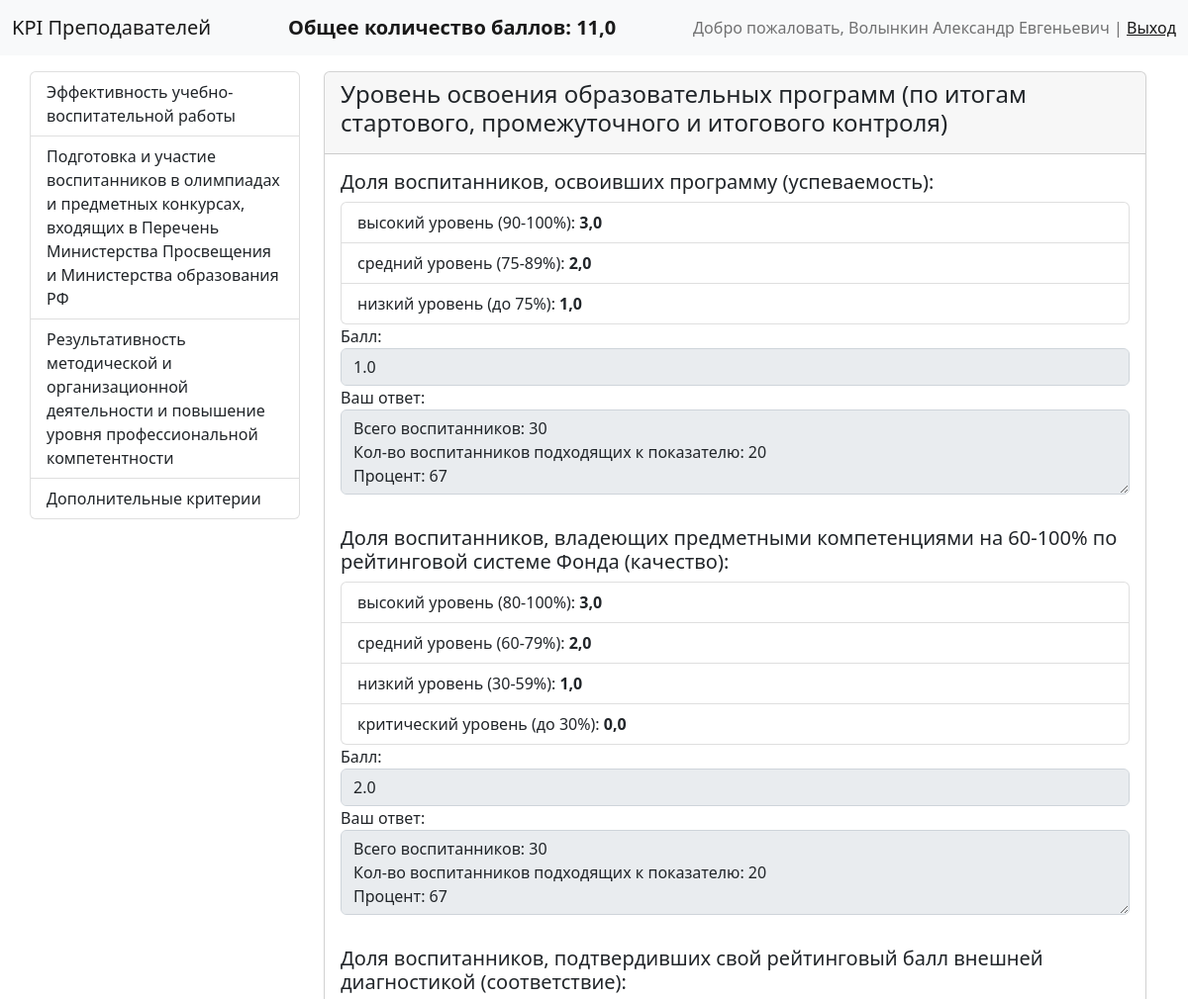
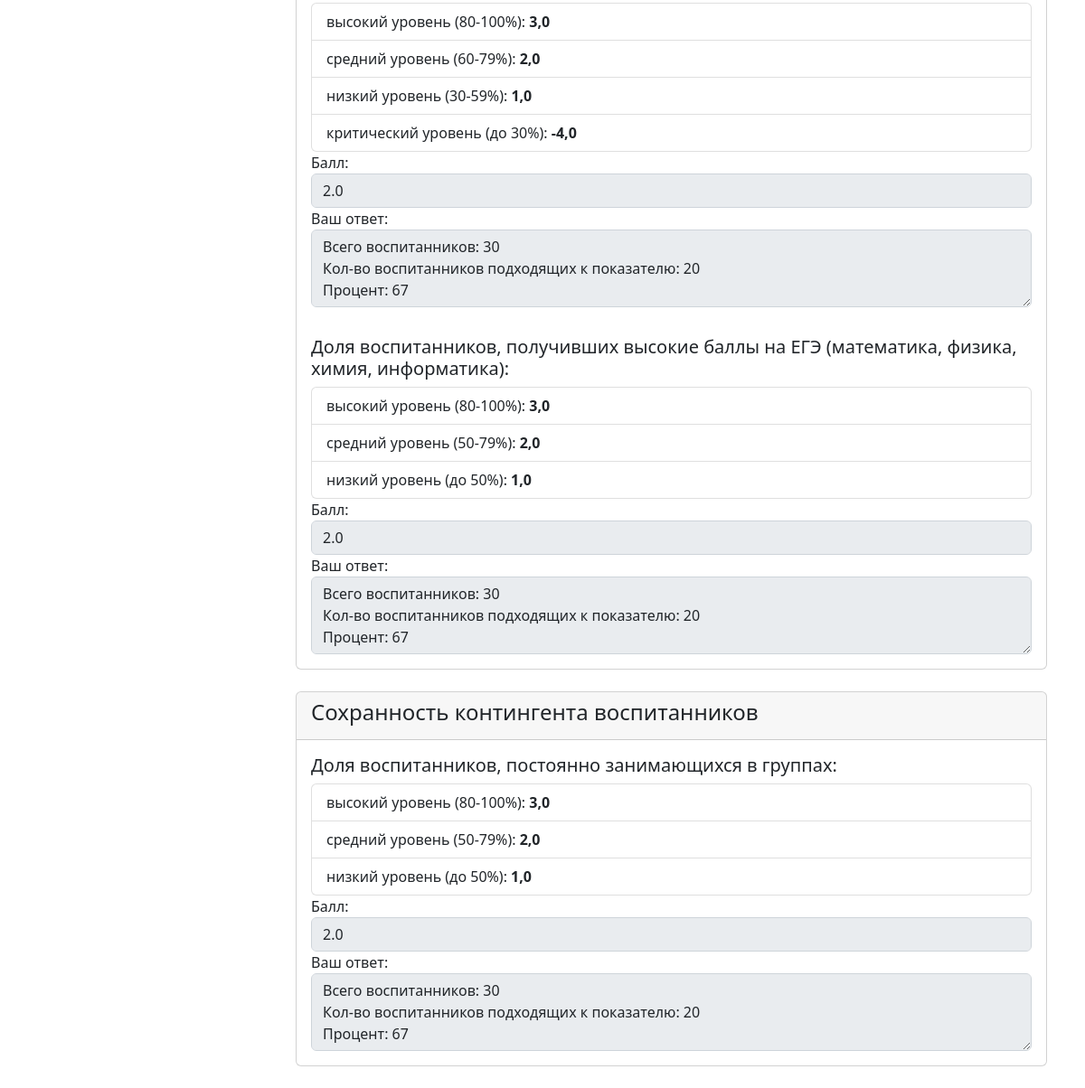
Screenshot of /answers/1/ (signed in) with the database file from the repository (2 pictures, top to bottom).
### users/models.py (models this page shows, shortened)
class CustomUser(AbstractUser):
    patronymic = models.CharField(max_length=75, blank=True, verbose_name='Отчество')
    total_points = models.FloatField(default=0, verbose_name='Общее количество баллов')
    class Meta:
        verbose_name = 'Преподователь'
        verbose_name_plural = 'Преподователи'
        ordering = ['pk']
    def get_amount_points(self):
        return UserAnswer.objects.filter(user_id=self.pk).aggregate(amounts=Sum('point'))['amounts']
    def full_name(self):
        return f'{self.last_name} {self.first_name} {self.patronymic}'

### kpi/models.py (models this page shows, shortened)
class Kpi(models.Model):
    name = models.CharField(max_length=250, db_index=True, verbose_name='Наименование')
    class Meta:
        verbose_name = 'Показатель эффективности деятельности'
        verbose_name_plural = '1. Показатели эффективности деятельности'
        ordering = ['id']
    def get_absolute_url(self):
        return reverse_lazy('kpi:home', kwargs={'pk': self.pk})

class Criteria(models.Model):
    name = models.CharField(max_length=250, verbose_name='Наименование')
    kpi = models.ForeignKey('Kpi', on_delete=models.PROTECT, verbose_name='Показатель эффективности деятельности')
    class Meta:
        verbose_name = 'Критерий оценки эффективности деятельности'
        verbose_name_plural = '2. Критерии оценки эффективности деятельности'
        ordering = ['id']

class Indicator(models.Model):
    name = models.CharField(max_length=250, db_index=True, verbose_name='Наименование')
    criteria = models.ForeignKey('Criteria', on_delete=models.PROTECT,
                                 verbose_name='Критерий оценки эффективности деятельности')
    category = models.ManyToManyField('Category', verbose_name='Категории')
    class Meta:
        verbose_name = 'Количественный, качественный или объёмный показатель'
        verbose_name_plural = '3. Количественные, качественные или объёмные показатели'
        ordering = ['id']

class Category(models.Model):
    name = models.CharField(max_length=250, verbose_name='Наименование')
    condition = models.ForeignKey('Condition', on_delete=models.PROTECT, blank=True, null=True)
    condition3 = models.ForeignKey('Condition3', on_delete=models.PROTECT, blank=True, null=True)
    point = models.FloatField(verbose_name='Балл')
    class Meta:
        verbose_name = 'Категория'
        verbose_name_plural = '4. Категории'
        ordering = ['id']

### kpi/views.py (the view)
# urls.py: path('answers/<int:pk>/', views.home_2, name='home_2'),
def home_2(request, pk=1):
    criteria_on_page = Criteria.objects.filter(kpi__pk=pk).prefetch_related('indicator_set', 'indicator_set__category')
    context = {'criteria': criteria_on_page}
    if request.user.is_authenticated:
        indicators_on_page = Indicator.objects.filter(criteria__kpi__pk=pk)
        indicators_count = indicators_on_page.count()
        entries_user = UserAnswer.objects.filter(user_id=request.user.pk, indicator__in=indicators_on_page)
        initial_list = []
        for indicator in indicators_on_page:
            d = {'indicator': indicator.pk}
            initial_list.append(d)
        if request.method == "POST":
            forms = create_forms(indicators=indicators_on_page, indicators_len=indicators_count, initial=initial_list,
                                 entries=entries_user, post=request.POST)
            if all([form.is_valid() for form in forms.values()]):
                for form in forms.values():
                    new_entry = form.save(commit=False)
                    new_entry.user_id = request.user.pk
                    new_entry.save()
                request.user.total_points = request.user.get_amount_points()
                request.user.save()
                return redirect('kpi:home')
        else:
            if entries_user.exists():
                forms = create_forms(indicators=indicators_on_page, indicators_len=indicators_count,
                                     initial=initial_list, entries=entries_user, post=None)
            else:
                forms = {}
                for indicator, x, init_entry in zip(indicators_on_page, range(indicators_count), initial_list):
                    forms[indicator.id] = UserAnswerForm(prefix=str(x), initial=init_entry)
        context['forms'] = forms
    return render(request, 'kpi/home_2.html', context=context)

### kpi/templatetags/kpi_tags.py (called while the page is built)
@register.simple_tag()
def get_list_kpi():
    return Kpi.objects.all()

### kpi/views.py (called while the page is built)
def create_forms(indicators, indicators_len, initial, entries, *, post=None):
    forms = {}
    for indicator, x, init_entry in zip(indicators, range(indicators_len), initial):
        if indicator in [entry.indicator for entry in entries]:
            forms[indicator.id] = UserAnswerForm(post, prefix=str(x), instance=entries.get(indicator=indicator))
        else:
            forms[indicator.id] = UserAnswerForm(post, prefix=str(x), initial=init_entry)
    return forms

### kpi/templates/kpi/home_2.html (shortened to what this page needs)
{% extends 'base.html' %}
{% block content %}
{% if user.is_authenticated %}
  <form method="post">
    {% for criterion in criteria %}
        <div class="card">
            <div class="card-header">
                <h4>{{ criterion.name }}</h4>
            </div>
            {% for indicator in criterion.indicator_set.all %}
                <div class="card-body">
                    <h5 class="card-title">{{ indicator.name }}</h5>
                    <ul class="list-group">
                        {% for category in indicator.category.all %}
                        <li class="list-group-item">{{ category.name }}: <b>{{ category.point }}</b></li>
                        {% endfor %}
                    </ul>
                    {% for id, form in forms.items %}
                        {% if id == indicator.id %}
                            <div class="form-group">
                                <label for="{{ form.point.id_for_label }}">Балл:</label>
                                {{ form.point }}
                            </div>
                            <div class="form-group">
                                <label for="{{ form.text.id_for_label }}">Ваш ответ:</label>
                                {{ form.text }}
                            </div>
                        {% endif %}
                    {% endfor %}
                </div>
            {% endfor %}
        </div>
        <br>
    {% endfor %}
  </form>
{% endif %}
{% endblock content %}

### templates/inc/_navbar.html
<nav class="navbar bg-light">
    <div class="container-fluid">
        <a class="navbar-brand" href="/">KPI Преподавателей</a>
        {% if user.is_authenticated %}
        <span class="navbar-brand">
            <strong>Общее количество баллов: {{ user.get_amount_points }}</strong>
        </span>
        <span class="navbar-text">
            Добро пожаловать, {{ user.full_name }} |
            <a href="{% url 'users:user_logout' %}">Выход</a>
        </span>
        {% else %}
        <span class="navbar-text">
            <a href="{% url 'users:user_login' %}">Авторизация</a>
        </span>
        {% endif %}
    </div>
</nav>

### templates/inc/_sidebar.html
{% load kpi_tags %}
{% get_list_kpi as kpi %}
<div class="list-group">
    {% for item in kpi %}
        <a href="{{ item.get_absolute_url }}"
            class="list-group-item list-group-item-action">
            {{ item.name }}
        </a>
    {% endfor %}
</div>

### rows the page displays
CustomUser: get_amount_points "11,0", full_name "Волынкин Александр Евгеньевич"
Kpi: name "Эффективность учебно-воспитательной работы"
Kpi: name "Подготовка и участие воспитанников в олимпиадах и предметных конкурсах, входящих в Перечень Министерства Просвещения и Министерства образования РФ"
Kpi: name "Результативность методической и организационной деятельности и повышение уровня профессиональной компетентности"
Kpi: name "Дополнительные критерии"
Criteria: name "Уровень освоения образовательных программ (по итогам стартового, промежуточного и итогового контроля)"
Indicator: name "Доля воспитанников, освоивших программу (успеваемость):", point "1.0", text "Всего воспитанников: 30 Кол-во воспитанников подходящих к показателю: 20 Процент: 67"
Category: name "высокий уровень (90-100%)", point "3,0"
Category: name "средний уровень (75-89%)", point "2,0"
Category: name "низкий уровень (до 75%)", point "1,0"
Indicator: name "Доля воспитанников, владеющих предметными компетенциями на 60-100% по рейтинговой системе Фонда (качество):", point "2.0", text "Всего воспитанников: 30 Кол-во воспитанников подходящих к показателю: 20 Процент: 67"
Category: name "высокий уровень (80-100%)", point "3,0"
Category: name "средний уровень (60-79%)", point "2,0"
Category: name "низкий уровень (30-59%)", point "1,0"
Category: name "критический уровень (до 30%)", point "0,0"
Indicator: name "Доля воспитанников, подтвердивших свой рейтинговый балл внешней диагностикой (соответствие):", point "2.0", text "Всего воспитанников: 30 Кол-во воспитанников подходящих к показателю: 20 Процент: 67"
Category: name "критический уровень (до 30%)", point "-4,0"
Indicator: name "Доля воспитанников, получивших высокие баллы на ЕГЭ (математика, физика, химия, информатика):", point "2.0", text "Всего воспитанников: 30 Кол-во воспитанников подходящих к показателю: 20 Процент: 67"
Category: name "средний уровень (50-79%)", point "2,0"
Category: name "низкий уровень (до 50%)", point "1,0"
Criteria: name "Сохранность контингента воспитанников"
Indicator: name "Доля воспитанников, постоянно занимающихся в группах:", point "2.0", text "Всего воспитанников: 30 Кол-во воспитанников подходящих к показателю: 20 Процент: 67"
